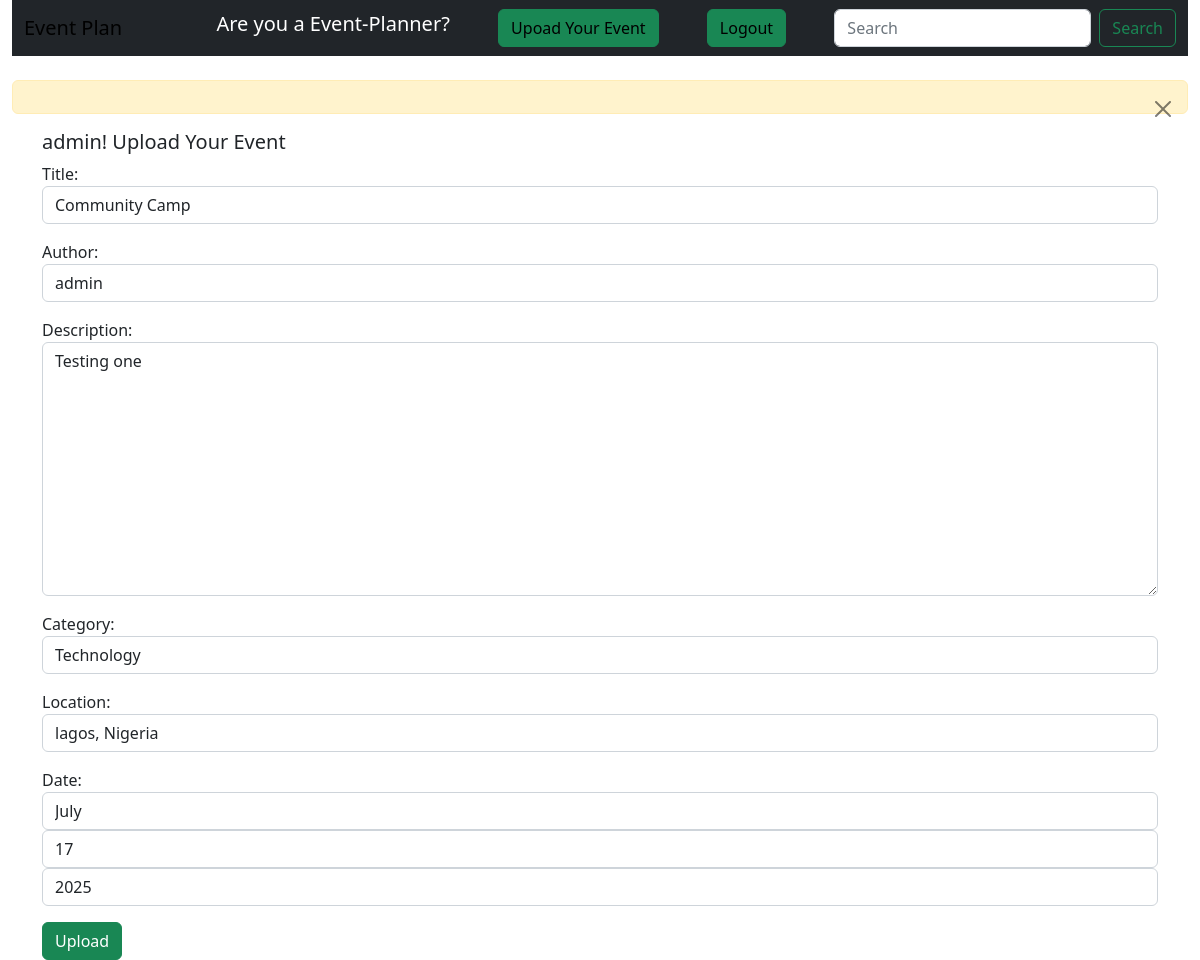
The page /update/5 (signed in) on the database its author committed.
### event/models.py (models this page shows, shortened)
class Post(models.Model):
    title = models.CharField(max_length=100)
    author = models.ForeignKey(User, on_delete=models.CASCADE)
    description = models.TextField()
    category = models.CharField( max_length=100, default="Uncategory")
    location = models.CharField(max_length=100)
    date = models.DateTimeField()

### event/views.py (the view)
# urls.py: path('update/<int:pk>', update, name='update'),
def update(request, pk):
   post = Post.objects.get(id=pk)
   if request.method == "POST":
        form = AddPost(request.POST, instance=post)
        if form.is_valid():
            form.save()
            return redirect("home")
   else:
    form = AddPost(instance=post)
    context = {'form':form}
    return render(request, 'event/upload.html', context)

### event/form.py
class AddPost(forms.ModelForm):
    class Meta:
        model = Post
        fields = ('title', 'author', 'description', 'category', 'location', 'date')
        widgets = {
            'title': forms.TextInput(attrs={'class':'form-control', 'placeholder':'Event Title'}),
            'author':forms.Select(attrs={'class':'form-control', 'placeholder':'Author'}),
            'description':forms.Textarea(attrs={'class':'form-control', 'placeholder':'Description'}),
            'category':forms.Select(choices=choice_list ,attrs={'class':'form-control', 'placeholder':'Category'}),
            'location':forms.TextInput(attrs={'class':'form-control', 'placeholder':'Location'}),
            'date':forms.SelectDateWidget(attrs={'class':'form-control', 'placeholder':'Date'})
        }

### event/templates/event/upload.html (shortened to what this page needs)
{% extends 'event/base.html' %}
{% block content%}
<div class="container">
    {% if user.is_authenticated %}
    <h1 class="lead">{{request.user}}! Upload Your Event</h1>
    <form action="" method="POST">
        {{form.as_p}}
        <button type="submit" class="btn btn-success">Upload</button>
    </form>
    {% else%}
        <p class="lead">Oops! Sorry Must be Loggin to View this Page</p>
    {% endif %}
</div>
{% endblock %}

### rows shown on the page
Post: title "Community Camp", author "admin", description "Testing one", category "Technology", location "lagos, Nigeria"

### other values the page prints
{{ request.user }} "admin"
